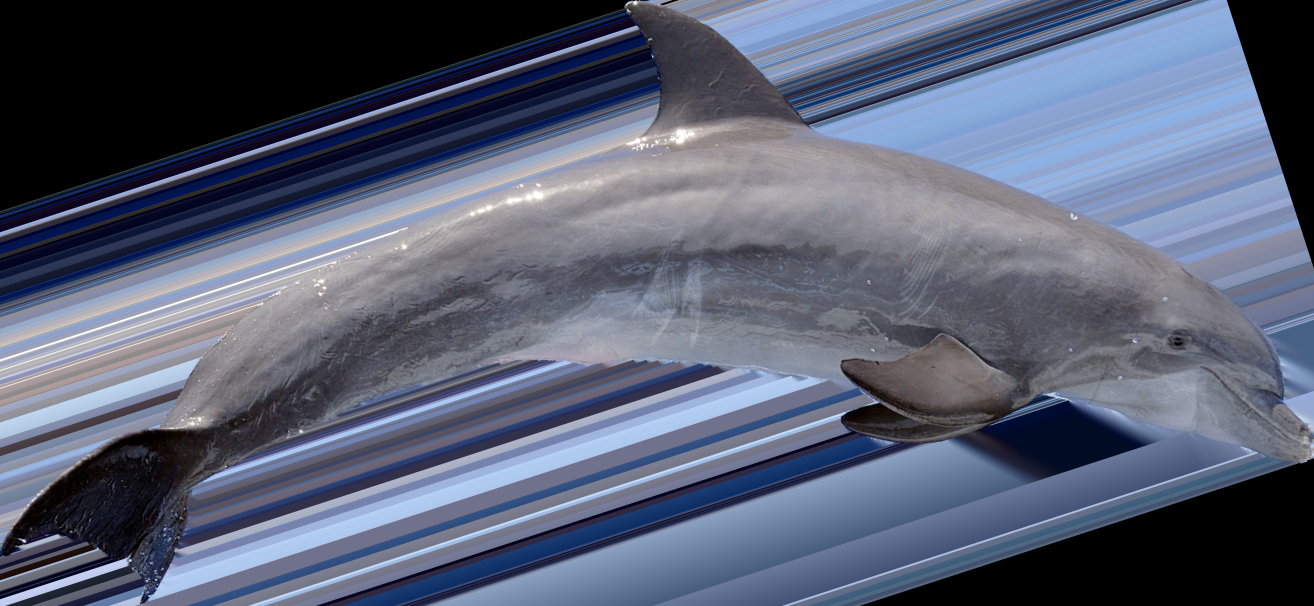
#> input picture assets/dolphin.png, 1314 x 606 px, found by its file name
$ python generate_dolphin_colors.py
#> lines starting #> are read from the running program, lines starting #| are printed output that depends on the picture
import os
import cv2
import numpy as np

ASSETS_DIR = r"c:\project 1\underwater trrasure hand guesture game\assets"
SRC_PATH = os.path.join(ASSETS_DIR, "dolphin.png")

def create_color_graded_dolphins():
    img = cv2.imread(SRC_PATH, cv2.IMREAD_UNCHANGED)
#> img is the input picture: shape (606, 1314, 4); mean B, G, R, A 116.3, 96.2, 88.9, 79.6
    if img is None:
        print("Error: Could not load source dolphin!")
        return

    b, g, r, a = cv2.split(img)

    # Calculate luminance of skin
    gray = cv2.cvtColor(cv2.merge([b, g, r]), cv2.COLOR_BGR2GRAY).astype(np.float32) / 255.0

    # High-frequency texture (skin wrinkles, pores, folds)
    blurred = cv2.GaussianBlur(gray, (5, 5), 0)
    high_freq = (gray - blurred)

    # Specular highlight detection (wet skin reflections)
    spec = np.clip((gray - 0.65) / 0.35, 0.0, 1.0) ** 1.8

    # 1. OCEAN SAPPHIRE & AQUAMARINE BLUE DOLPHIN
    # Dorsal cape: Deep oceanic navy (0, 70, 160)
    # Flanks: Vibrant cerulean / aqua blue (20, 150, 255)
    # Belly: Soft pearl cyan (180, 240, 255)
    # BGR order:
    blue_b = np.clip(160.0 + gray * 95.0 + high_freq * 120.0, 0, 255)
    blue_g = np.clip(50.0 + gray * 175.0 + high_freq * 100.0, 0, 255)
    blue_r = np.clip(5.0 + (gray ** 1.4) * 160.0 + high_freq * 60.0, 0, 255)
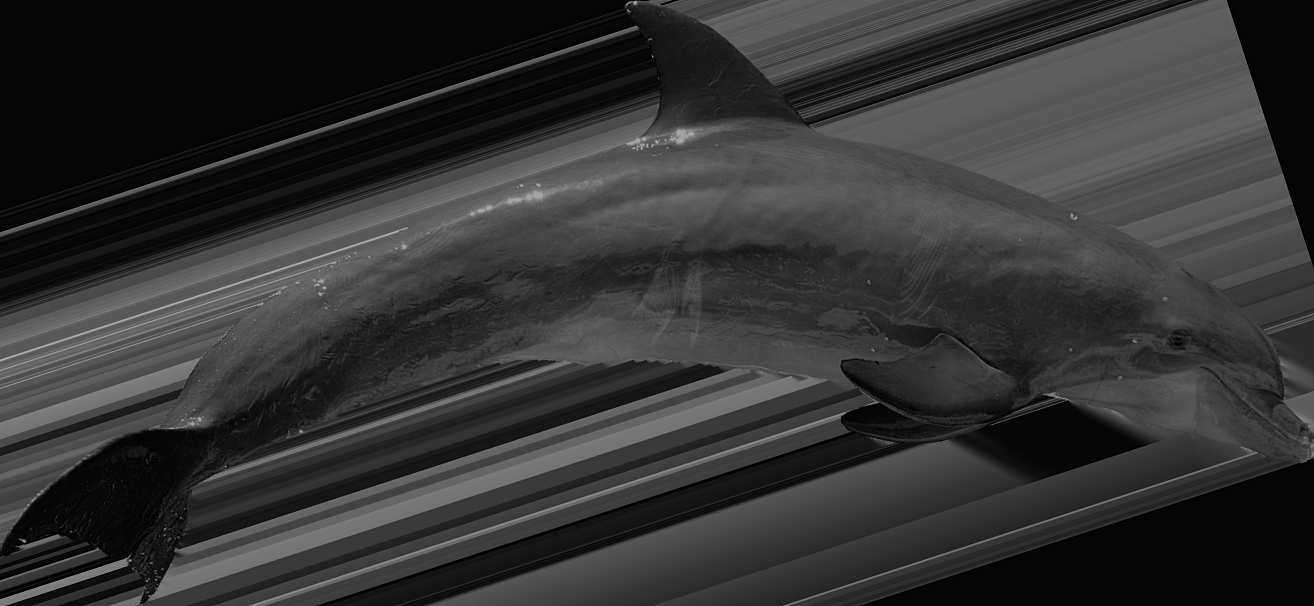
#> blue_r: shape (606, 1314) float32; min 0, max 177.1, mean 51.3

    # Apply wet skin specular gleam
    blue_r = np.clip(blue_r * (1.0 - spec) + 245.0 * spec, 0, 255).astype(np.uint8)
    blue_g = np.clip(blue_g * (1.0 - spec) + 252.0 * spec, 0, 255).astype(np.uint8)
    blue_b = np.clip(blue_b * (1.0 - spec) + 255.0 * spec, 0, 255).astype(np.uint8)

    blue_dolphin = cv2.merge([blue_b, blue_g, blue_r, a])
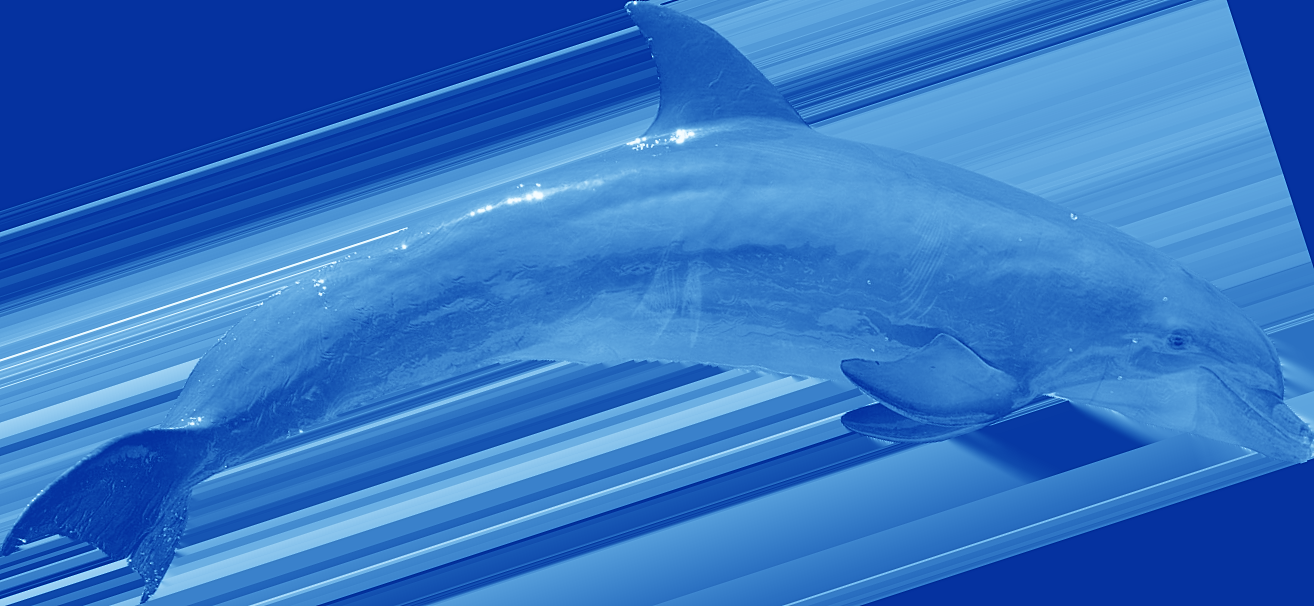
#> blue_dolphin: shape (606, 1314, 4); mean of channels 0, 1, 2, 3 195.6, 116.1, 51.8, 79.6; drawn as B, G, R
    blue_path = os.path.join(ASSETS_DIR, "dolphin_blue.png")
    cv2.imwrite(blue_path, blue_dolphin)
    print(f"Created: {blue_path}")

    # 2. INDO-PACIFIC ROSY PINK DOLPHIN (Sousa chinensis / Amazon River Boto)
    # Dorsal cape: Rich rose-coral (210, 60, 115)
    # Flanks: Vibrant glowing rose-pink (255, 115, 175)
    # Belly: Pearlescent blush-white (255, 225, 240)
    # BGR order:
    pink_b = np.clip(100.0 + gray * 145.0 + high_freq * 80.0, 0, 255)
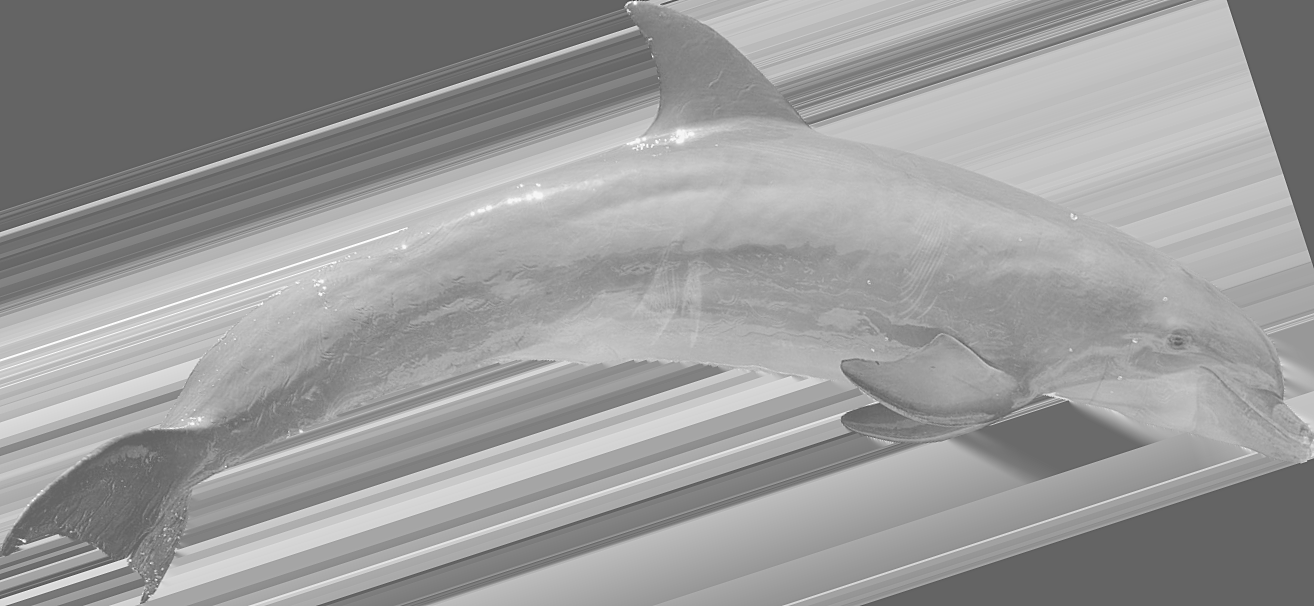
#> pink_b: shape (606, 1314) float32; min 59.25, max 255, mean 154.8
    pink_g = np.clip(45.0 + gray * 170.0 + high_freq * 90.0, 0, 255)
    pink_r = np.clip(190.0 + gray * 65.0 + high_freq * 100.0, 0, 255)
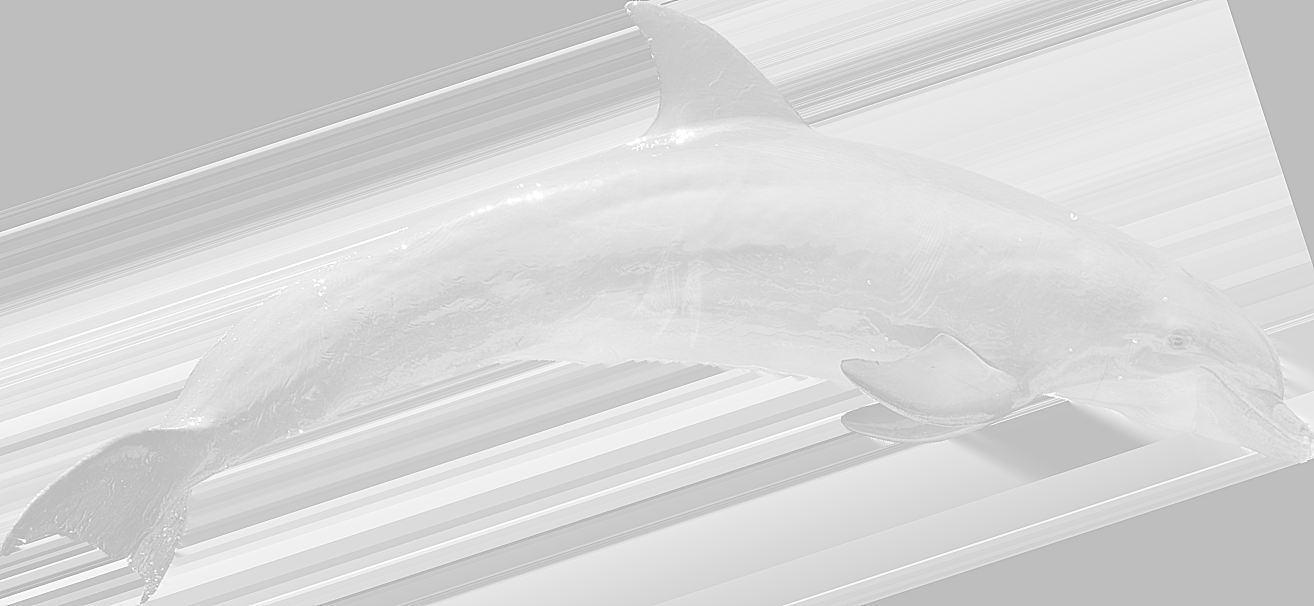
#> pink_r: shape (606, 1314) float32; min 139.1, max 255, mean 214.5

    # Apply pearlescent wet skin specular gleam
    pink_r = np.clip(pink_r * (1.0 - spec) + 255.0 * spec, 0, 255).astype(np.uint8)
    pink_g = np.clip(pink_g * (1.0 - spec) + 240.0 * spec, 0, 255).astype(np.uint8)
    pink_b = np.clip(pink_b * (1.0 - spec) + 248.0 * spec, 0, 255).astype(np.uint8)

    pink_dolphin = cv2.merge([pink_b, pink_g, pink_r, a])
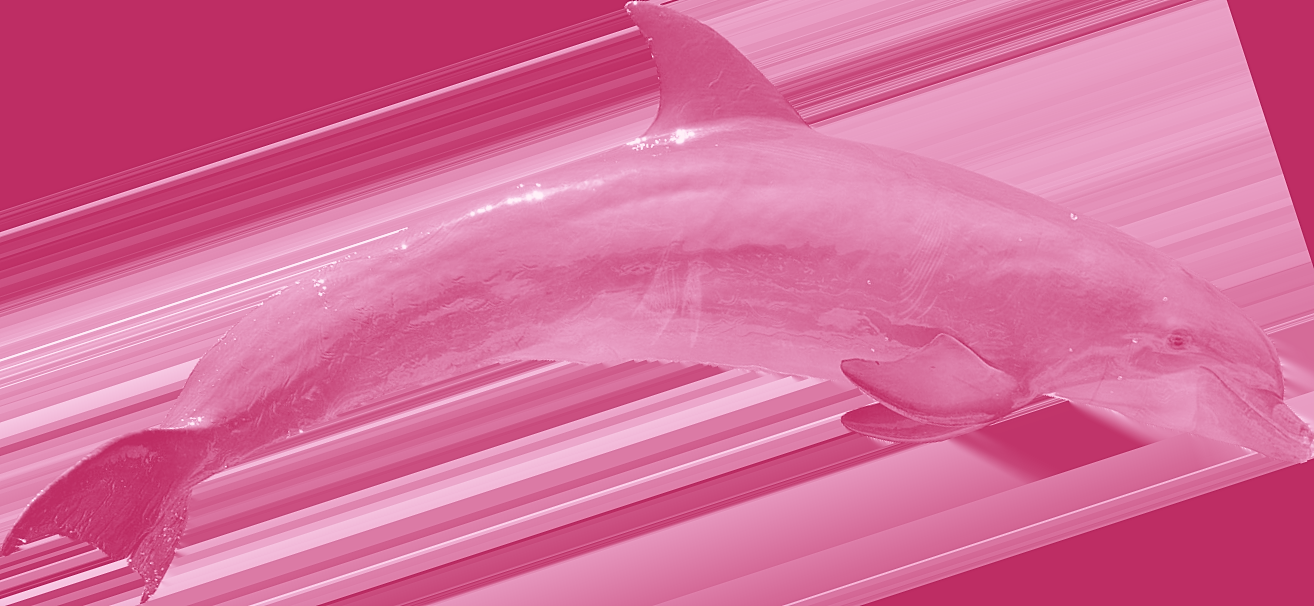
#> pink_dolphin: shape (606, 1314, 4); mean of channels 0, 1, 2, 3 154.6, 109.2, 214.2, 79.6; drawn as B, G, R
    pink_path = os.path.join(ASSETS_DIR, "dolphin_pink.png")
    cv2.imwrite(pink_path, pink_dolphin)
    print(f"Created: {pink_path}")

if __name__ == "__main__":
    create_color_graded_dolphins()

$ run again, with assets/ancient_stone_pedestal.png copied over assets/dolphin.png
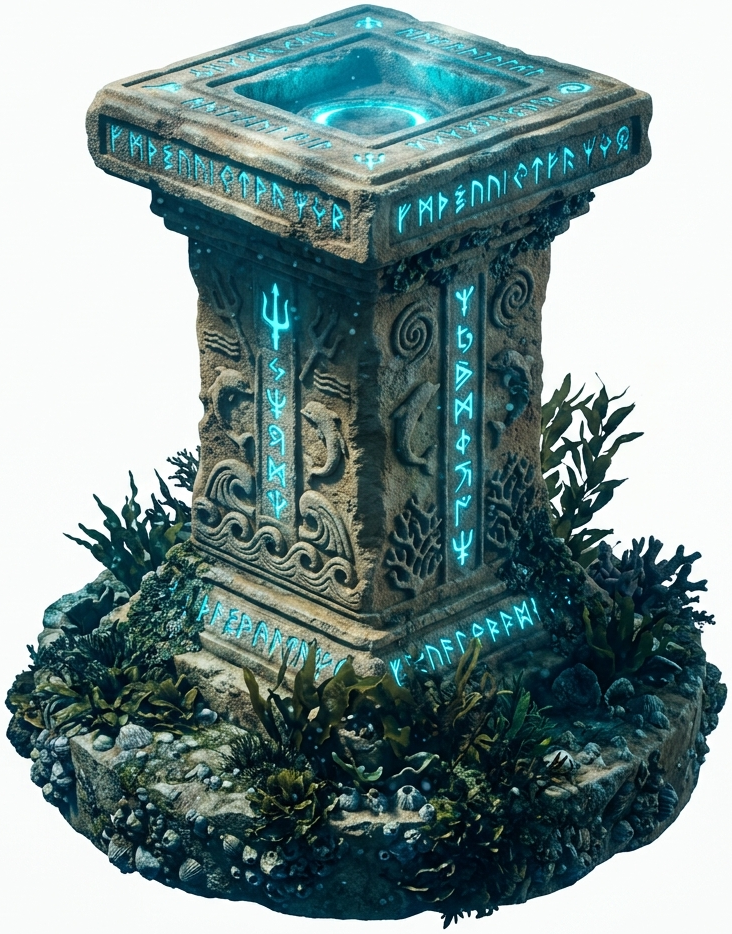
#> input picture assets/ancient_stone_pedestal.png, 732 x 934 px, found by its file name
#> in create_color_graded_dolphins, img is the input picture: shape (934, 732, 4); mean B, G, R, A 144.7, 144.7, 123.1, 167.4
#> in create_color_graded_dolphins, `pink_r = np.clip(190.0 + gray * 65.0 + high_freq * 100.0, 0, 255)`:
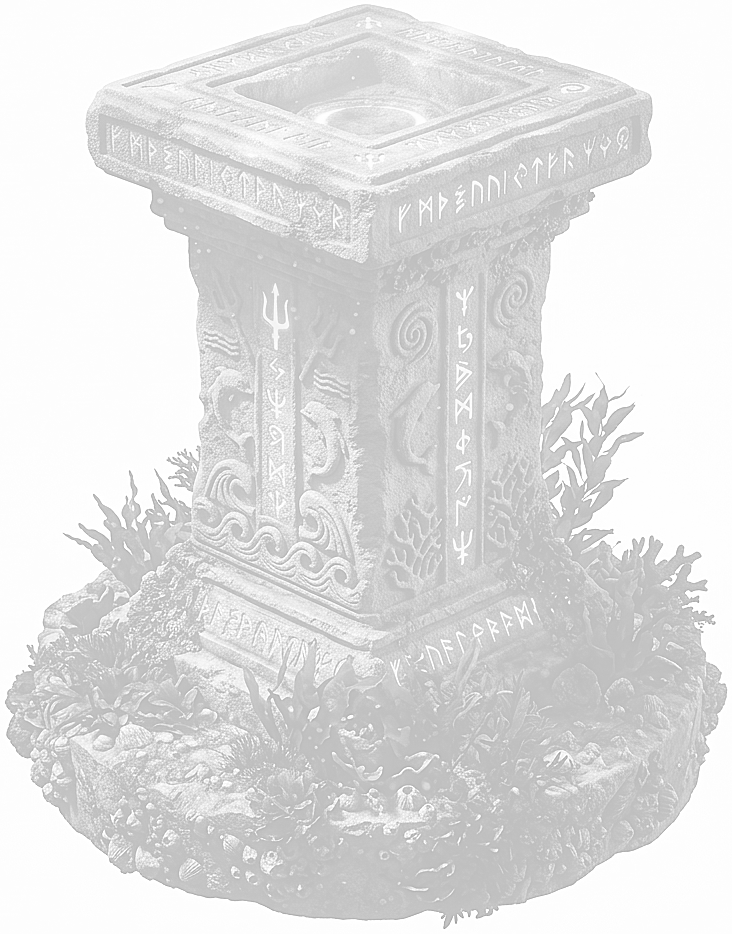
#> pink_r: shape (934, 732) float32; min 143.6, max 255, mean 225
#> in create_color_graded_dolphins, `pink_dolphin = cv2.merge([pink_b, pink_g, pink_r, a])`:
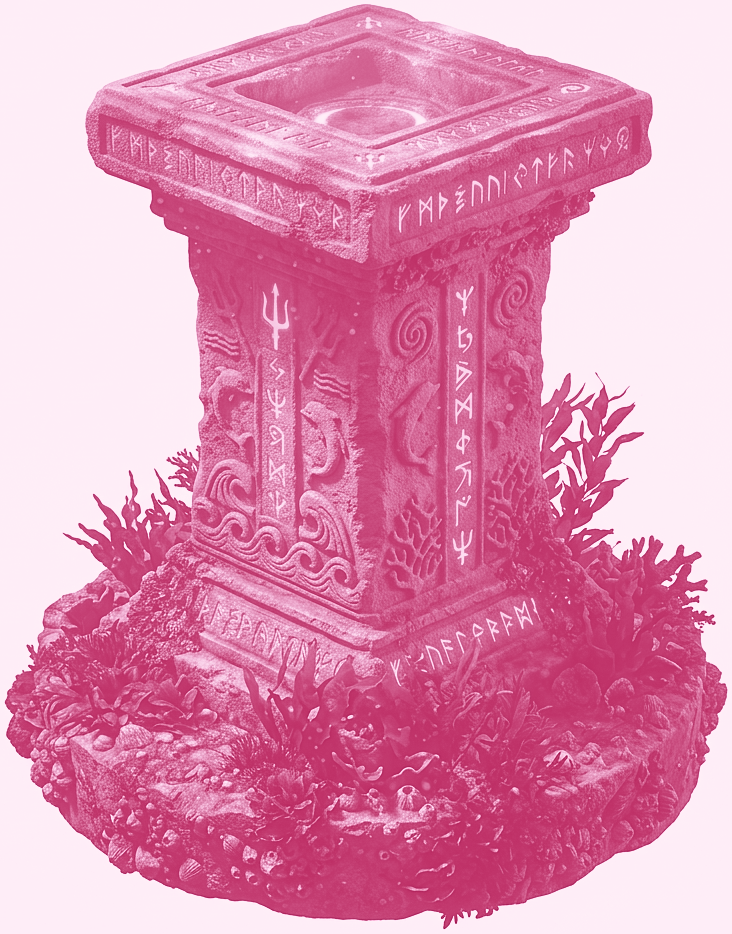
#> pink_dolphin: shape (934, 732, 4); mean of channels 0, 1, 2, 3 179.8, 145.7, 224.8, 167.4; drawn as B, G, R
